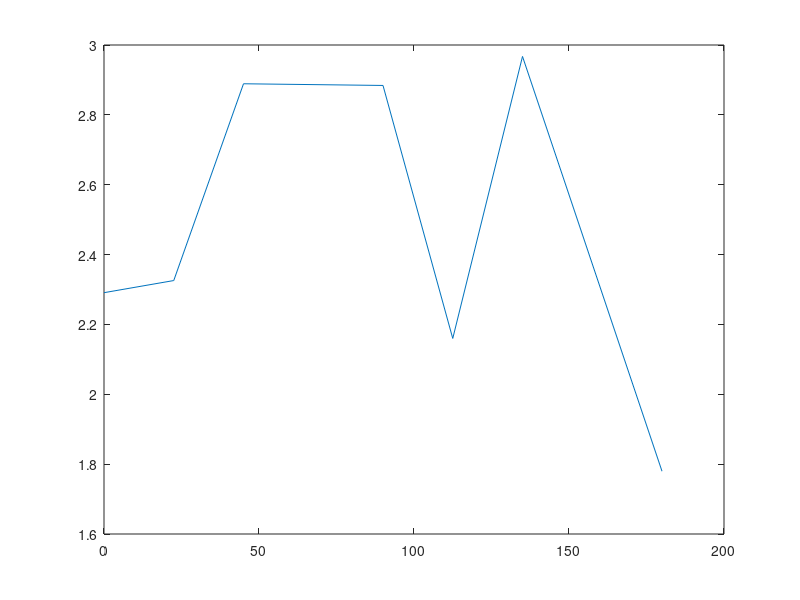

Reproduce this figure in MATLAB.
%% Midterm #1 Divisive Normalization
% (1) Implementation: 
%
% (2) Experimental Design: 
%
% (3) Expected Results: 
%
%

function cc_midterm1

% Make Stimulus:
pd = [0:180]; % preferred orientation (degrees) 
contrast = [0;12;25;50;75]; % ??????????? HOW to use contrast with pd ?? 
% degree = [ cos(pd);sin(pd) ];
Time=10; 

% 7 Input Neurons: InpN 
% how do I create input neurons using cosine turning curves? 
angle = [0;22.5;45;90;112.5;135;180]; % input NEURON orientation angles in degrees
numInp = length(angle);
numOut = length(angle);

% allocate and initialize neurons
inpN = zeros(1,numInp); % inpN =zeros(length(pd),length(angle)); 
outN = zeros(Time,numOut);

% allocate and initialize 3 sets of weights: 
% 1. Excitatory weights from Input to Output neurons: 
wInpOutExc = zeros(numInp, numOut)+1; % initialized to 1
    % the input to output weights are set to make horizaontal directions have
    % stronger weights projecting to the horizaontal output neuron and vice versa
    Vertical = 4; 
    wInpOutExc(Vertical,:) = 1.42; 

% 2. InputNeurons to INHIBITORY neuron:
wInpINH = zeros(numInp,1);

% 3. INHIBITORY neuron to OutputNeurons: 
wINHout = zeros(1,numOut)-1; % initialized to -1 

outN(1,:) = rand(1,numOut);    

for a=1:numInp % neuron's ANGLE loop 
    for t=2:Time
    % set the rates of the input neurons
        for p=1:length(pd) % pd loop for inpN activity 
            inpN(p) = cosTune(pd(p), angle(a));
        end   
        for i=1:numOut % loop through OutputN indexed 'i' 
            % initialize SynIn
            SynIn = 0 ; 
            for j = 1:numInp % loop through InputN indexed 'j' 

                % (1) 1-1 Input -> Output EXC : SynIn = SynIn + InpN .* wInpOutExc
                SynIn =  SynIn + inpN(j) .* wInpOutExc(j,i) ;
                % (2) all-1 Input -> INH : SynIn = SynIn + InpN .* wInpINH
                SynIn = SynIn + inpN(j) .* wInpINH(j) ;

               
                % (3) 1-all INH -> Output : SynIn = SynIn + InpN .* wINHout
                SynIn = SynIn + outN(t-1,i) .* wINHout(i) ;    
            end
            outN(t,i) = sigmoidN (SynIn); 
            outfr(i) = sum(outN(:,i)); 
%             disp(outfr(i))
        end % outN 

    end % end of time loop
end % end neuron ANGLE loop 

    plot(angle,outfr)
    

end % end of user-defined function

function r = cosTune(pd, s)
% r = abs(cos(a-pd));
% Gaussian Tuning Curves: 
rmax= 52.14; % parameter from Dayan&Abbot 
sig= 14.73; % parameter from Dayan&Abbot 
r = rmax * exp( (-1/2)* ( (s-pd)/sig ).^2 );
end

% Sigmoid Activation
%   Input:  I - synaptic input
%           g - gain
%   Output: firing rate of sigmoid function
function r = sigmoidN (I) 
g=2; 
r = 1/(1+exp(-g*I));
end


% w_excitatory = [];
% w_inhibitory = -1*ones(1,length(s));
% w =ones(length(prefDir),length(s));
% 
% INH = dot(w,fr);
% 
% for k=1:length(smax)
%     
%     inh_fr = INH / ()
%     
% end

% for k=1:length(prefDir)
%     
% y = rmax * exp( (-1/2)* ( ( s- prefDir(k)) / sig ).^2 );
% fr(k,:) = y;
% 
% % figure
% % plot(s,y)
% % title('Gaussian tuning curve of avg. firing rate','FontSize',12,'FontWeight','bold')
% % xlabel('s: orientation angle in degrees','FontSize',12,'FontWeight','bold') 
% % ylabel('f(Hz)','FontSize',12,'FontWeight','bold') 
% % legend( num2str(smax(k)) ,'Location','SouthEast');
% 
% end

% dot(INH,w_inhibitory);

% Make gradient 
% freq = 8;
% angle = 90; 
% Period= 128;
% xx = freq * cosd(angle);
% yy = freq * sind(angle);
% [X Y] = meshgrid(1:Period);
% grating = cos(2*pi*((xx*X/Period) +(yy*Y/Period)));
% imshow(grating); 
% 
% C = 50; % contrast 
% 0.5* C*X

